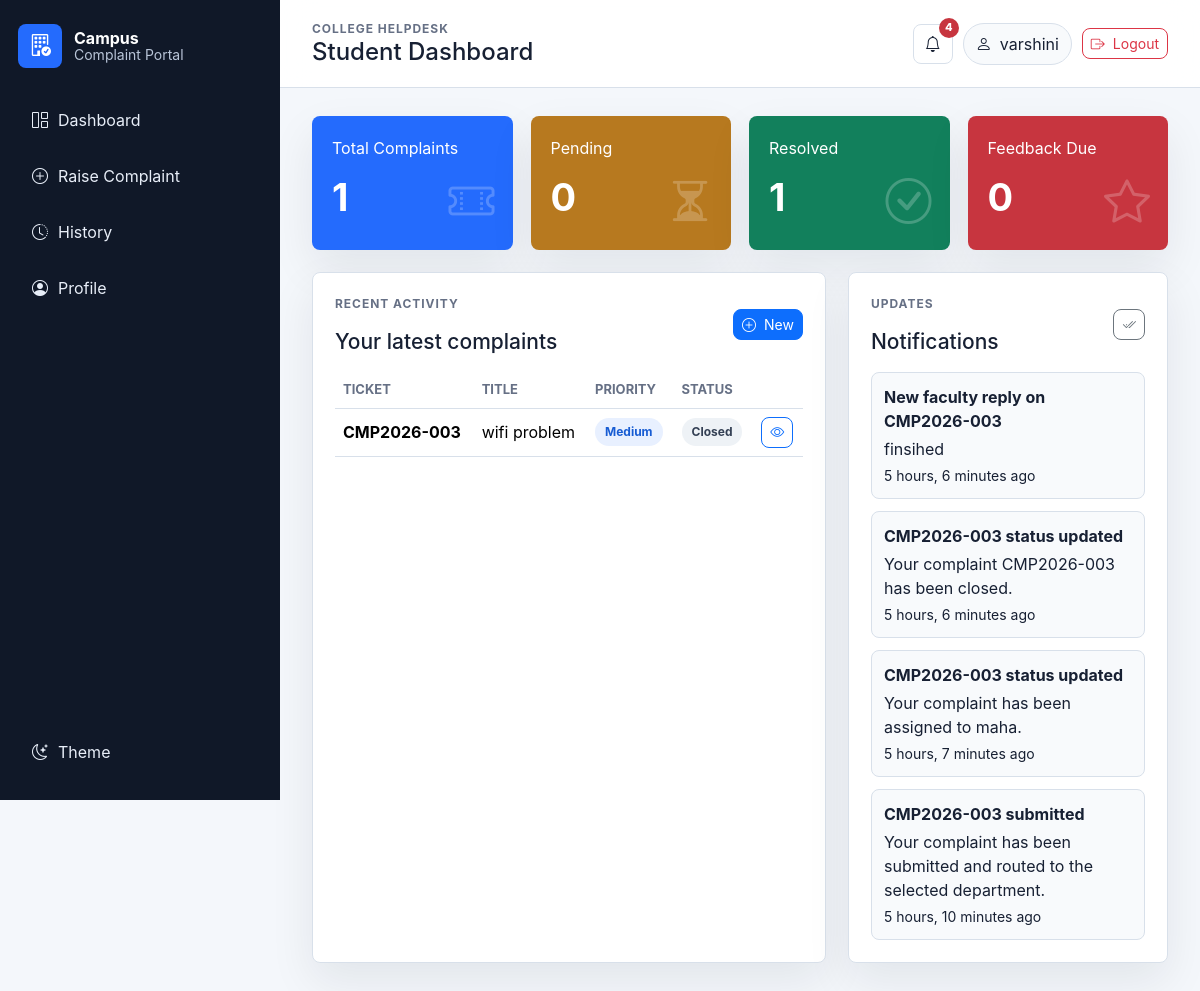
Screenshot of /dashboard/ (signed in) with the database file from the repository.
### complaints/models.py (models this page shows, shortened)
class Complaint(models.Model):
    PRIORITY_LOW = "low"
    PRIORITY_MEDIUM = "medium"
    PRIORITY_HIGH = "high"
    PRIORITY_EMERGENCY = "emergency"
    PRIORITY_CHOICES = [
        (PRIORITY_LOW, "Low"),
        (PRIORITY_MEDIUM, "Medium"),
        (PRIORITY_HIGH, "High"),
        (PRIORITY_EMERGENCY, "Emergency"),
    ]
    STATUS_SUBMITTED = "submitted"
    STATUS_ASSIGNED = "assigned"
    STATUS_UNDER_REVIEW = "under_review"
    STATUS_IN_PROGRESS = "in_progress"
    STATUS_RESOLVED = "resolved"
    STATUS_CLOSED = "closed"
    STATUS_REJECTED = "rejected"
    STATUS_CHOICES = [
        (STATUS_SUBMITTED, "Submitted"),
        (STATUS_ASSIGNED, "Assigned to Faculty"),
        (STATUS_UNDER_REVIEW, "Under Review"),
        (STATUS_IN_PROGRESS, "In Progress"),
        (STATUS_RESOLVED, "Resolved"),
        (STATUS_CLOSED, "Closed"),
        (STATUS_REJECTED, "Rejected"),
    ]
    WORKFLOW_STATUS_CHOICES = [
        (STATUS_SUBMITTED, "Submitted"),
        (STATUS_ASSIGNED, "Assigned to Faculty"),
        (STATUS_UNDER_REVIEW, "Under Review"),
        (STATUS_IN_PROGRESS, "In Progress"),
        (STATUS_RESOLVED, "Resolved"),
        (STATUS_CLOSED, "Closed"),
    ]
    TERMINAL_STATUSES = [STATUS_RESOLVED, STATUS_CLOSED, STATUS_REJECTED]
    student = models.ForeignKey(User, on_delete=models.CASCADE, related_name="complaints")
    ticket_id = models.CharField(max_length=20, unique=True, editable=False)
    category = models.ForeignKey(
        ComplaintCategory,
        on_delete=models.PROTECT,
        related_name="complaints",
    )
    assigned_department = models.ForeignKey(
        Department,
        on_delete=models.SET_NULL,
        null=True,
        blank=True,
        related_name="assigned_complaints",
    )
    assigned_faculty = models.ForeignKey(
        Faculty,
        on_delete=models.SET_NULL,
        null=True,
        blank=True,
        related_name="assigned_complaints",
    )
    title = models.CharField(max_length=180)
    description = models.TextField()
    location = models.CharField(max_length=180, blank=True)
    priority = models.CharField(max_length=20, choices=PRIORITY_CHOICES, default=PRIORITY_MEDIUM)
    status = models.CharField(max_length=30, choices=STATUS_CHOICES, default=STATUS_SUBMITTED)
    is_reopened = models.BooleanField(default=False)
    reopened_at = models.DateTimeField(blank=True, null=True)
    accepted_at = models.DateTimeField(blank=True, null=True)
    resolved_at = models.DateTimeField(blank=True, null=True)
    closed_at = models.DateTimeField(blank=True, null=True)
    feedback_rating = models.PositiveSmallIntegerField(
        blank=True,
        null=True,
        validators=[MinValueValidator(1), MaxValueValidator(5)],
    )
    feedback_comment = models.TextField(blank=True)
    created_at = models.DateTimeField(auto_now_add=True)
    updated_at = models.DateTimeField(auto_now=True)
    class Meta:
        ordering = ["-created_at"]
        indexes = [
            models.Index(fields=["ticket_id"], name="complaints__ticket__idx"),
            models.Index(fields=["status", "priority"], name="complaints__status__idx"),
            models.Index(fields=["created_at"], name="complaints__created__idx"),
        ]

class Notification(models.Model):
    user = models.ForeignKey(settings.AUTH_USER_MODEL, on_delete=models.CASCADE, related_name="notifications")
    complaint = models.ForeignKey(
        Complaint,
        on_delete=models.CASCADE,
        related_name="notifications",
        null=True,
        blank=True,
    )
    title = models.CharField(max_length=150)
    message = models.TextField()
    is_read = models.BooleanField(default=False)
    created_at = models.DateTimeField(auto_now_add=True)
    class Meta:
        ordering = ["-created_at"]

### complaints/views.py (the view)
# urls.py: path("dashboard/", views.student_dashboard, name="student_dashboard"),
@student_required
def student_dashboard(request):
    complaints = Complaint.objects.filter(student=request.user)
    total = complaints.count()
    pending = complaints.exclude(status__in=_terminal_status_filter()).count()
    resolved = complaints.filter(status__in=[Complaint.STATUS_RESOLVED, Complaint.STATUS_CLOSED]).count()
    emergency = complaints.filter(priority=Complaint.PRIORITY_EMERGENCY).count()
    feedback_due = complaints.filter(status=Complaint.STATUS_RESOLVED, feedback__isnull=True).count()
    recent = complaints.select_related("category", "assigned_department", "assigned_faculty__user")[:6]
    notifications = request.user.notifications.filter(is_read=False)[:5]
    context = {
        "total": total,
        "pending": pending,
        "resolved": resolved,
        "emergency": emergency,
        "feedback_due": feedback_due,
        "recent_complaints": recent,
        "notifications": notifications,
    }
    return render(request, "dashboards/student_dashboard.html", context)

### complaints/context_processors.py (called while the page is built)
def portal_context(request):
    user = request.user
    unread_notifications_count = 0
    if user.is_authenticated:
        unread_notifications_count = user.notifications.filter(is_read=False).count()
    return {
        "unread_notifications_count": unread_notifications_count,
        "is_student_account": is_student_user(user),
        "is_faculty_account": can_manage_complaints(user),
    }

### complaints/views.py (called while the page is built)
def _terminal_status_filter():
    return [Complaint.STATUS_RESOLVED, Complaint.STATUS_CLOSED, Complaint.STATUS_REJECTED]

### templates/dashboards/student_dashboard.html (shortened to what this page needs)
{% extends "base.html" %}
{% block page_heading %}Student Dashboard{% endblock %}
{% block content %}
<div class="dashboard-grid">
    <article class="stat-card blue">
        <span>Total Complaints</span>
        <strong>{{ total }}</strong>
        <i class="bi bi-ticket-perforated"></i>
    </article>
    <article class="stat-card amber">
        <span>Pending</span>
        <strong>{{ pending }}</strong>
        <i class="bi bi-hourglass-split"></i>
    </article>
    <article class="stat-card green">
        <span>Resolved</span>
        <strong>{{ resolved }}</strong>
        <i class="bi bi-check-circle"></i>
    </article>
    <article class="stat-card red">
        <span>Feedback Due</span>
        <strong>{{ feedback_due }}</strong>
        <i class="bi bi-star"></i>
    </article>
</div>
<div class="content-grid">
    <section class="panel">
        <div class="section-heading">
            <div>
                <p class="eyebrow">Recent Activity</p>
                <h2>Your latest complaints</h2>
            </div>
            <a class="btn btn-primary btn-sm" href="{% url 'complaint_create' %}">
                <i class="bi bi-plus-circle"></i>
                New
            </a>
        </div>
        <div class="table-responsive">
            <table class="table align-middle">
                <thead>
                <tr>
                    <th>Ticket</th>
                    <th>Title</th>
                    <th>Priority</th>
                    <th>Status</th>
                    <th></th>
                </tr>
                </thead>
                <tbody>
                {% for complaint in recent_complaints %}
                    <tr>
                        <td><strong>{{ complaint.ticket_id }}</strong></td>
                        <td>{{ complaint.title }}</td>
                        <td><span class="priority priority-{{ complaint.priority }}">{{ complaint.get_priority_display }}</span></td>
                        <td><span class="status status-{{ complaint.status }}">{{ complaint.get_status_display }}</span></td>
                        <td>
                            <a class="btn btn-outline-primary btn-sm" href="{% url 'complaint_detail' complaint.pk %}">
                                <i class="bi bi-eye"></i>
                            </a>
                        </td>
                    </tr>
                {% empty %}
                    <tr>
                        <td colspan="5" class="text-center text-secondary py-4">No complaints yet.</td>
                    </tr>
                {% endfor %}
                </tbody>
            </table>
        </div>
    </section>
    <aside class="panel">
        <div class="section-heading">
            <div>
                <p class="eyebrow">Updates</p>
                <h2>Notifications</h2>
            </div>
            {% if notifications %}
                <form method="post" action="{% url 'mark_notifications_read' %}">
                    <button class="btn btn-outline-secondary btn-sm" type="submit">
                        <i class="bi bi-check2-all"></i>
                    </button>
                </form>
            {% endif %}
        </div>
        <div class="notification-list">
            {% for notification in notifications %}
                <a href="{% if notification.complaint %}{% url 'complaint_detail' notification.complaint.pk %}{% else %}#{% endif %}" class="notification-item">
                    <strong>{{ notification.title }}</strong>
                    <span>{{ notification.message|truncatechars:80 }}</span>
                    <small>{{ notification.created_at|timesince }} ago</small>
                </a>
            {% empty %}
                <p class="text-secondary mb-0">No unread notifications.</p>
            {% endfor %}
        </div>
    </aside>
</div>
{% endblock %}

### templates/base.html (shortened to what this page needs)
{% load static %}
<!doctype html>
<html lang="en" data-theme="light">
<head>
    <link href="https://cdn.jsdelivr.net/npm/bootstrap@5.3.3/dist/css/bootstrap.min.css" rel="stylesheet">
    <link href="https://cdn.jsdelivr.net/npm/bootstrap-icons@1.11.3/font/bootstrap-icons.min.css" rel="stylesheet">
    <link href="{% static 'css/portal.css' %}" rel="stylesheet">
</head>
<body>
<div class="app-shell">
    <aside class="sidebar">
        <a class="brand" href="{% url 'home' %}">
            <span class="brand-mark"><i class="bi bi-building-check"></i></span>
            <span>
                <strong>Campus</strong>
                <small>Complaint Portal</small>
            </span>
        </a>
        {% if user.is_authenticated %}
            <nav class="sidebar-nav">
                {% if is_faculty_account %}
                    <a href="{% url 'faculty_dashboard' %}"><i class="bi bi-speedometer2"></i> Dashboard</a>
                    <a href="{% url 'faculty_complaint_list' %}"><i class="bi bi-ticket-detailed"></i> Complaints</a>
                    <a href="{% url 'feedback_analytics' %}"><i class="bi bi-stars"></i> Feedback</a>
                    <a href="{% url 'export_complaints_csv' %}"><i class="bi bi-filetype-csv"></i> Export</a>
                    <a href="{% url 'profile' %}"><i class="bi bi-person-gear"></i> Profile</a>
                {% else %}
                    <a href="{% url 'student_dashboard' %}"><i class="bi bi-grid-1x2"></i> Dashboard</a>
                    <a href="{% url 'complaint_create' %}"><i class="bi bi-plus-circle"></i> Raise Complaint</a>
                    <a href="{% url 'complaint_list' %}"><i class="bi bi-clock-history"></i> History</a>
                    <a href="{% url 'profile' %}"><i class="bi bi-person-circle"></i> Profile</a>
                {% endif %}
            </nav>
        {% endif %}
        <div class="sidebar-footer">
            <button class="theme-toggle" type="button" data-theme-toggle>
                <i class="bi bi-moon-stars"></i>
                <span>Theme</span>
            </button>
        </div>
    </aside>
    <main class="main-panel">
        <header class="topbar">
            <div>
                <p class="eyebrow mb-0">College Helpdesk</p>
                <h1 class="page-heading">{% block page_heading %}Campus Complaint Portal{% endblock %}</h1>
            </div>
            <div class="topbar-actions">
                {% if user.is_authenticated %}
                    <form method="post" action="{% url 'mark_notifications_read' %}">
                        <button class="notification-button" type="submit" aria-label="Mark notifications read">
                            <i class="bi bi-bell"></i>
                            {% if unread_notifications_count %}
                                <span>{{ unread_notifications_count }}</span>
                            {% endif %}
                        </button>
                    </form>
                    <span class="user-pill">
                        <i class="bi bi-person"></i>
                        {{ user.get_full_name|default:user.username }}
                    </span>
                    <form method="post" action="{% url 'logout' %}">
                        <button class="btn btn-outline-danger btn-sm" type="submit">
                            <i class="bi bi-box-arrow-right"></i>
                            Logout
                        </button>
                    </form>
                {% else %}
                    <a class="btn btn-primary btn-sm" href="{% url 'login' %}">
                        <i class="bi bi-box-arrow-in-right"></i>
                        Login
                    </a>
                {% endif %}
            </div>
        </header>
        <section class="content-wrap">
            {% block content %}{% endblock %}
        </section>
    </main>
</div>
</body>
</html>

### rows the page displays
Complaint: ticket_id "CMP2026-003", title "wifi problem", priority "Medium", status "Closed"
Notification: title "New faculty reply on CMP2026-003", message "finsihed", created_at "5 hours, 6 minutes"
Notification: title "CMP2026-003 status updated", message "Your complaint CMP2026-003 has been closed.", created_at "5 hours, 6 minutes"
Notification: title "CMP2026-003 status updated", message "Your complaint has been assigned to maha.", created_at "5 hours, 7 minutes"
Notification: title "CMP2026-003 submitted", message "Your complaint has been submitted and routed to the selected department.", created_at "5 hours, 10 minutes"

### other values shown
{{ unread_notifications_count }} "4"
{{ user.get_full_name|default:user.username }} "varshini"
{{ total }} "1"
{{ pending }} "0"
{{ resolved }} "1"
{{ feedback_due }} "0"
